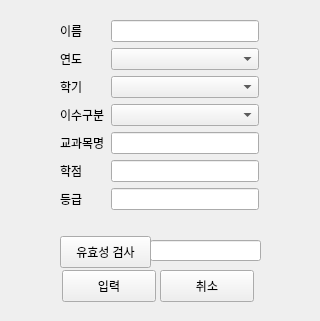
<?xml version="1.0" encoding="UTF-8"?>
<ui version="4.0">
 <class>Input</class>
 <widget class="QWidget" name="Input">
  <property name="windowModality">
   <enum>Qt::NonModal</enum>
  </property>
  <property name="geometry">
   <rect>
    <x>0</x>
    <y>0</y>
    <width>320</width>
    <height>321</height>
   </rect>
  </property>
  <property name="font">
   <font>
    <family>Helvetica</family>
   </font>
  </property>
  <property name="windowTitle">
   <string>CBNU Grading Management System</string>
  </property>
  <widget class="QPushButton" name="pushButton_input">
   <property name="geometry">
    <rect>
     <x>62</x>
     <y>270</y>
     <width>94</width>
     <height>32</height>
    </rect>
   </property>
   <property name="text">
    <string>입력</string>
   </property>
  </widget>
  <widget class="QWidget" name="layoutWidget">
   <property name="geometry">
    <rect>
     <x>60</x>
     <y>20</y>
     <width>199</width>
     <height>211</height>
    </rect>
   </property>
   <layout class="QFormLayout" name="formLayout">
    <item row="0" column="0">
     <layout class="QVBoxLayout" name="verticalLayout">
      <item>
       <widget class="QLabel" name="label_name">
        <property name="text">
         <string>이름</string>
        </property>
       </widget>
      </item>
      <item>
       <widget class="QLabel" name="label_year">
        <property name="text">
         <string>연도</string>
        </property>
       </widget>
      </item>
      <item>
       <widget class="QLabel" name="label_semester">
        <property name="text">
         <string>학기</string>
        </property>
       </widget>
      </item>
      <item>
       <widget class="QLabel" name="label_division">
        <property name="text">
         <string>이수구분</string>
        </property>
       </widget>
      </item>
      <item>
       <widget class="QLabel" name="label_lecture">
        <property name="text">
         <string>교과목명</string>
        </property>
       </widget>
      </item>
      <item>
       <widget class="QLabel" name="label_credit">
        <property name="text">
         <string>학점</string>
        </property>
       </widget>
      </item>
      <item>
       <widget class="QLabel" name="label_grade">
        <property name="text">
         <string>등급</string>
        </property>
       </widget>
      </item>
     </layout>
    </item>
    <item row="0" column="1">
     <layout class="QVBoxLayout" name="verticalLayout_2">
      <item>
       <widget class="QLineEdit" name="lineEdit_name"/>
      </item>
      <item>
       <widget class="QComboBox" name="comboBox_year"/>
      </item>
      <item>
       <widget class="QComboBox" name="comboBox_semester"/>
      </item>
      <item>
       <widget class="QComboBox" name="comboBox_category"/>
      </item>
      <item>
       <widget class="QLineEdit" name="lineEdit_subject"/>
      </item>
      <item>
       <widget class="QLineEdit" name="lineEdit_credit"/>
      </item>
      <item>
       <widget class="QLineEdit" name="lineEdit_grade"/>
      </item>
     </layout>
    </item>
   </layout>
  </widget>
  <widget class="QPushButton" name="pushButton_cancel">
   <property name="geometry">
    <rect>
     <x>160</x>
     <y>270</y>
     <width>94</width>
     <height>32</height>
    </rect>
   </property>
   <property name="text">
    <string>취소</string>
   </property>
  </widget>
  <widget class="QPushButton" name="pushButton_isvalid">
   <property name="geometry">
    <rect>
     <x>60</x>
     <y>236</y>
     <width>91</width>
     <height>32</height>
    </rect>
   </property>
   <property name="text">
    <string>유효성 검사</string>
   </property>
  </widget>
  <widget class="QLineEdit" name="lineEdit_validate">
   <property name="geometry">
    <rect>
     <x>150</x>
     <y>240</y>
     <width>111</width>
     <height>21</height>
    </rect>
   </property>
  </widget>
  <zorder>layoutWidget</zorder>
  <zorder>pushButton_cancel</zorder>
  <zorder>pushButton_input</zorder>
  <zorder>pushButton_isvalid</zorder>
  <zorder>lineEdit_validate</zorder>
 </widget>
 <resources/>
 <connections/>
</ui>
